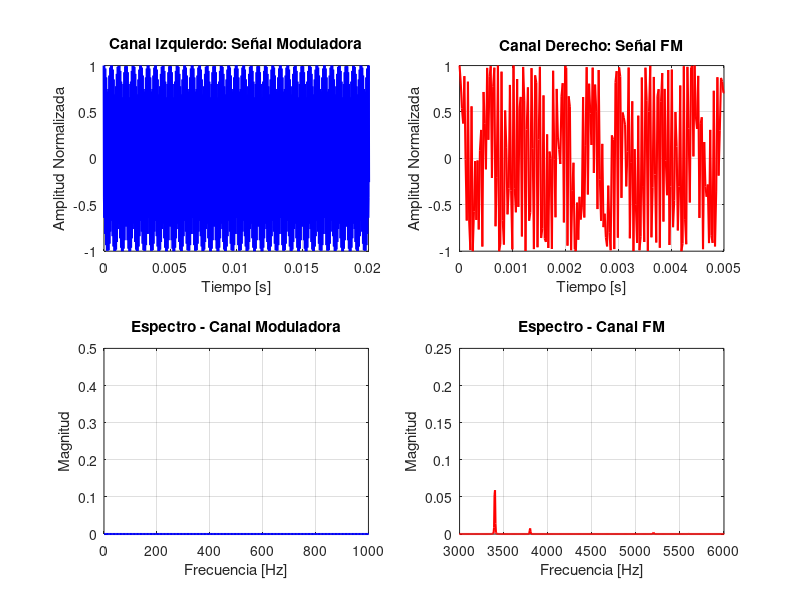

The MATLAB source for this figure:
clear all; close all; clc;

% Parámetros dados
fm = 30000;           % Frecuencia moduladora [Hz]
fp = 1000000;          % Frecuencia portadora [Hz]
Ap = 3;             % Amplitud pico de portadora [V]
beta = 4;           % Índice de modulación
delta_f = beta * fm; % Desviación máxima de frecuencia [Hz]

% Parámetros de simulación CORREGIDOS para audio
fs = 44100;         % Frecuencia de muestreo [Hz]
T = 3;              % Duración [s] - aumentada para mejor audición
t = 0:1/fs:T-1/fs;  % Vector de tiempo

fprintf('=== INICIANDO GENERACIÓN DE AUDIO FM ===\n');

%% Generación de señales
% Señal moduladora (mensaje)
moduladora = Ap * cos(2*pi*fm*t);

% Señal modulada en FM (implementación más estable)
fm_t = Ap * cos(2*pi*fp*t + beta * sin(2*pi*fm*t));

%% Crear señal estéreo NORMALIZADA
% Normalizar ambas señales para evitar clipping
moduladora_norm = moduladora / max(abs(moduladora));
fm_t_norm = fm_t / max(abs(fm_t));

% Señal estéreo: Canal izquierdo = moduladora, Canal derecho = FM
senal_estereo = [moduladora_norm(:), fm_t_norm(:)];

%% Verificación previa a la reproducción
fprintf('=== VERIFICACIÓN DE SEÑALES ===\n');
fprintf('Duración: %.1f segundos\n', T);
fprintf('Tamaño señal estéreo: %dx%d\n', size(senal_estereo));
fprintf('Rango moduladora: [%.3f, %.3f]\n', min(moduladora_norm), max(moduladora_norm));
fprintf('Rango FM: [%.3f, %.3f]\n', min(fm_t_norm), max(fm_t_norm));
fprintf('Máximo absoluto: %.3f\n', max(abs(senal_estereo(:))));

%% Guardar archivo de audio 
filename = 'FM_Audio_Output.wav';
try
    audiowrite(filename, senal_estereo, fs);
    fprintf('✓ Archivo de audio guardado: %s\n', filename);
    fprintf('  - Canal izquierdo: Moduladora %d Hz\n', fm);
    fprintf('  - Canal derecho: Señal FM (portadora %d Hz, β=%.1f)\n', fp, beta);
catch ME
    fprintf('✗ Error guardando archivo: %s\n', ME.message);
end

%% Visualización rápida
figure('Position', [100, 100, 1200, 600]);

% Señales en tiempo
subplot(2,2,1);
plot(t(1:min(2000,length(t))), moduladora_norm(1:min(2000,length(t))), 'b', 'LineWidth', 2);
title('Canal Izquierdo: Señal Moduladora');
xlabel('Tiempo [s]');
ylabel('Amplitud Normalizada');
grid on;
xlim([0, 0.02]);

subplot(2,2,2);
plot(t(1:min(1000,length(t))), fm_t_norm(1:min(1000,length(t))), 'r', 'LineWidth', 1.5);
title('Canal Derecho: Señal FM');
xlabel('Tiempo [s]');
ylabel('Amplitud Normalizada');
grid on;
xlim([0, 0.005]);

% Espectros
N = min(8192, length(fm_t));
f = (0:N-1) * (fs/N);

FM_fft = fft(fm_t_norm(1:N) .* hann(N)', N);
FM_mag = 2 * abs(FM_fft(1:N/2)) / N;

MOD_fft = fft(moduladora_norm(1:N) .* hann(N)', N);
MOD_mag = 2 * abs(MOD_fft(1:N/2)) / N;

subplot(2,2,3);
plot(f(1:N/2), MOD_mag, 'b', 'LineWidth', 1.5);
title('Espectro - Canal Moduladora');
xlabel('Frecuencia [Hz]');
ylabel('Magnitud');
grid on;
xlim([0, 1000]);

subplot(2,2,4);
plot(f(1:N/2), FM_mag, 'r', 'LineWidth', 1.5);
title('Espectro - Canal FM');
xlabel('Frecuencia [Hz]');
ylabel('Magnitud');
grid on;
xlim([3000, 6000]);

%% REPRODUCCIÓN DE AUDIO
fprintf('\n=== REPRODUCCIÓN DE AUDIO ===\n');

% Verificar que el audio puede reproducirse
if max(abs(senal_estereo(:))) <= 1
    fprintf('✓ Señal normalizada correctamente\n');
    
    % Opción 1: Reproducir directamente
    try
        fprintf('Reproduciendo audio... (Canal Izq: Moduladora, Canal Der: FM)\n');
        sound(senal_estereo, fs);
        fprintf('✓ Audio reproducido exitosamente\n');
        
        % Esperar mientras se reproduce
        pause(T + 1);
        
    catch ME
        fprintf('✗ Error en reproducción directa: %s\n', ME.message);
        fprintf('Intentando reproducción alternativa...\n');
        
        % Opción alternativa: reproducir canales por separado
        sound(moduladora_norm, fs);
        pause(T + 1);
        sound(fm_t_norm, fs);
    end
    
else
    fprintf('✗ Señal fuera de rango, no se puede reproducir\n');
    fprintf('Máximo detectado: %.3f (debe ser ≤ 1.0)\n', max(abs(senal_estereo(:))));
end

%% Información adicional del archivo generado
file_info = audioinfo(filename);
fprintf('\n=== INFORMACIÓN DEL ARCHIVO GUARDADO ===\n');
fprintf('Nombre: %s\n', file_info.Filename);
fprintf('Duración: %.2f segundos\n', file_info.Duration);
fprintf('Tasa de muestreo: %d Hz\n', file_info.SampleRate);
fprintf('Canales: %d\n', file_info.TotalSamples);
fprintf('Bits por muestra: %d\n', file_info.BitsPerSample);
fprintf('Tamaño: %.2f MB\n', file_info.TotalSamples * file_info.BitsPerSample / (8 * 1024 * 1024));

%% Verificación final de parámetros FM
fprintf('\n=== PARÁMETROS FM VERIFICADOS ===\n');
fprintf('Frecuencia moduladora (fm): %d Hz\n', fm);
fprintf('Frecuencia portadora (fp): %d Hz\n', fp);
fprintf('Índice de modulación (β): %.1f\n', beta);
fprintf('Desviación de frecuencia (Δf): %d Hz\n', delta_f);
fprintf('Ancho de banda (Carson): %.0f Hz\n', 2*(delta_f + fm));

%% Instrucciones para el usuario
fprintf('\n=== INSTRUCCIONES ===\n');
fprintf('1. El archivo "FM_Audio_Output.wav" ya está guardado en tu carpeta actual\n');
fprintf('2. Puedes abrirlo con cualquier reproductor de audio\n');
fprintf('3. Usa auriculares para escuchar:\n');
fprintf('   - Oído izquierdo: tono puro de 400 Hz (moduladora)\n');
fprintf('   - Oído derecho: señal FM con variaciones de frecuencia\n');
fprintf('4. Para análisis detallado, carga el archivo en tu osciloscopio virtual\n');

%% Generar comando para cargar en workspace (opcional)
fprintf('\nPara cargar el audio en el workspace de MATLAB, usa:\n');
fprintf('[audio, fs_audio] = audioread(''%s'');\n', filename);
fprintf('sound(audio, fs_audio);\n');

fprintf('\n=== GENERACIÓN COMPLETADA ===\n');